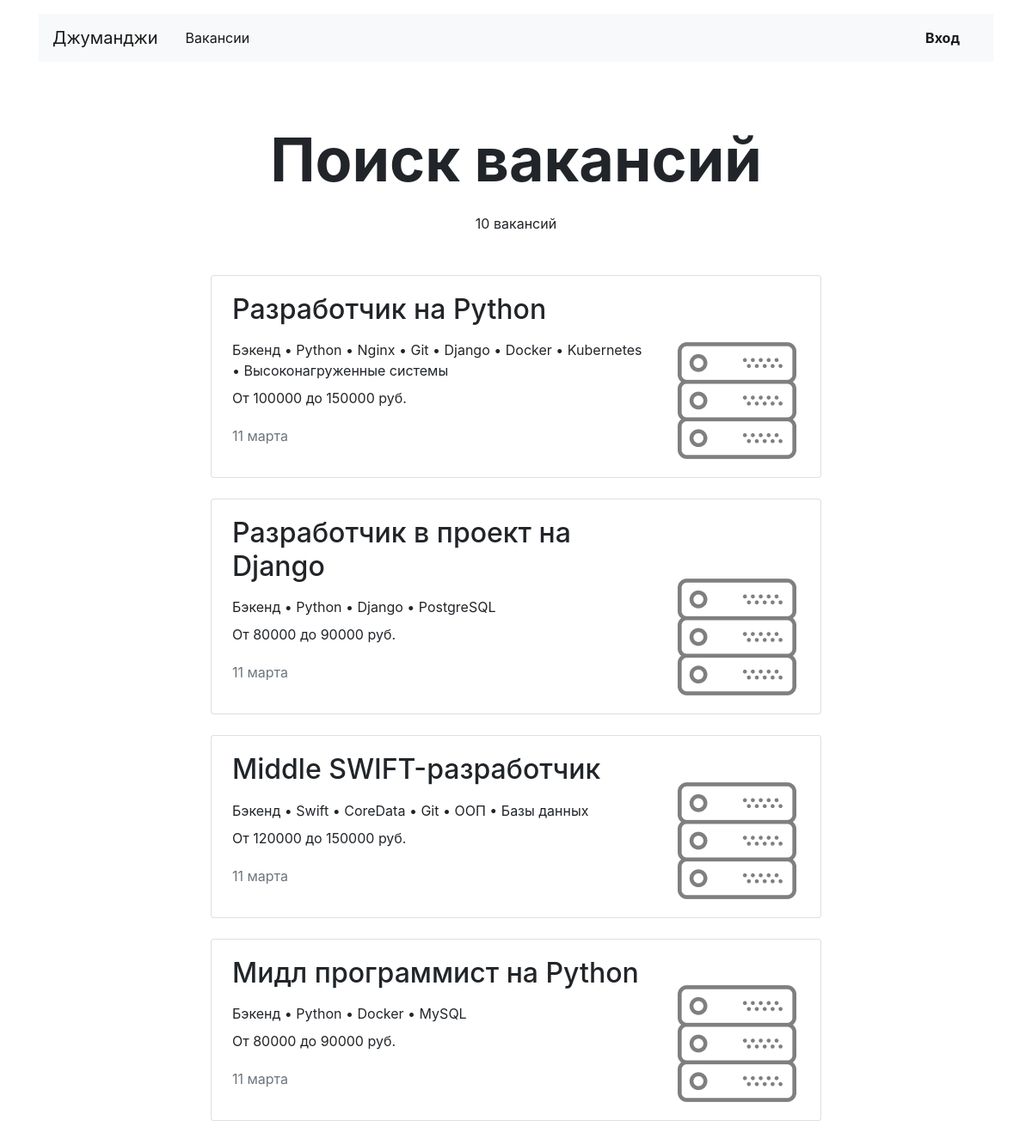
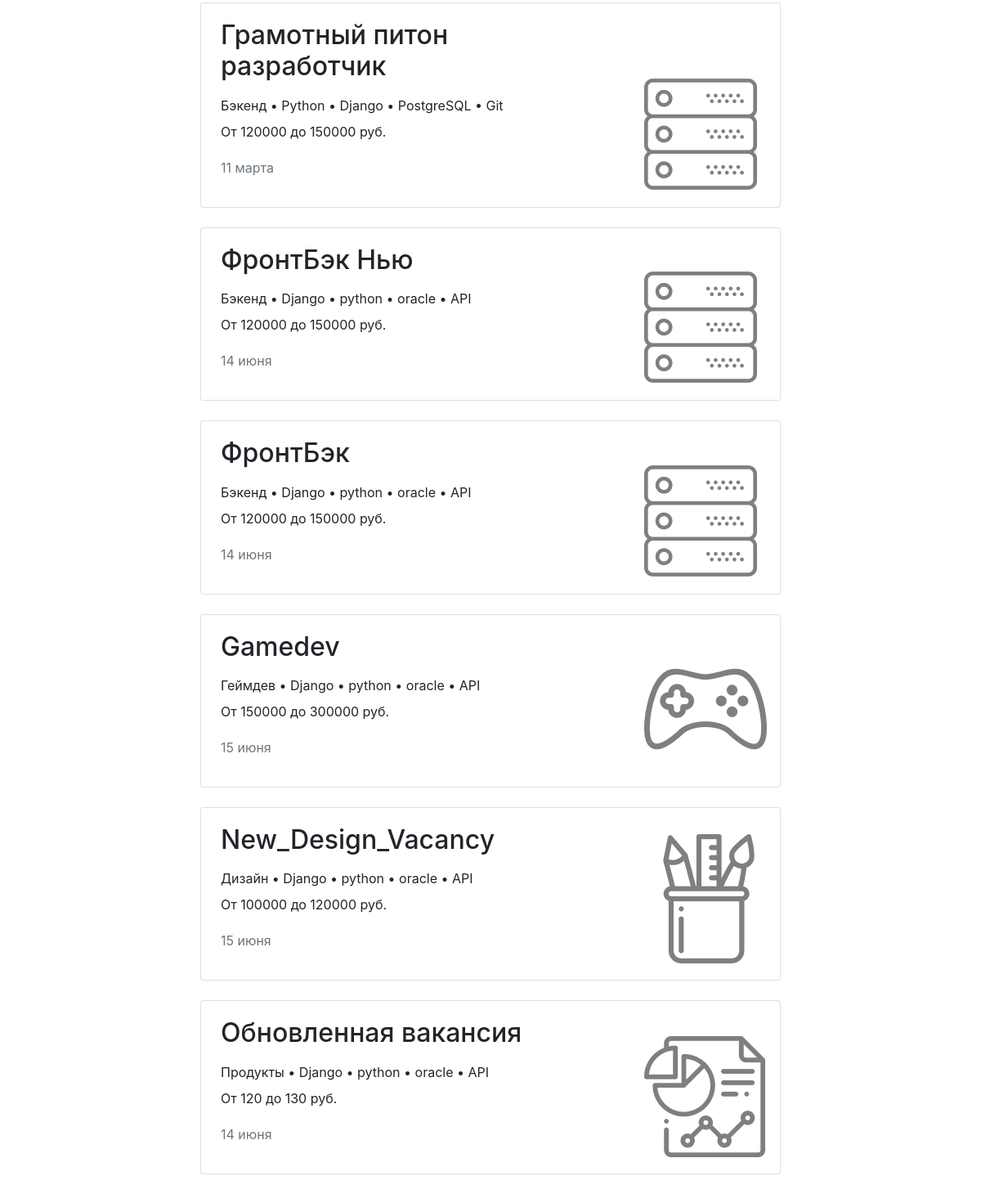
Page /vacancies/ on the committed database (2 pictures, top to bottom).
### job/models.py (models this page shows, shortened)
class Vacancy(models.Model):
    title = models.CharField(max_length=64)
    specialty = models.ForeignKey(Specialty, on_delete=models.CASCADE, related_name='vacancies', null=True)
    company = models.ForeignKey(Company, on_delete=models.CASCADE, related_name='vacancies')
    skills = models.CharField(max_length=64)
    description = models.CharField(max_length=32)
    salary_min = models.IntegerField()
    salary_max = models.IntegerField()
    published_at = models.DateField(max_length=32, null=True)

class Specialty(models.Model):
    code = models.CharField(max_length=32)
    title = models.CharField(max_length=50)
    picture = models.ImageField(upload_to=MEDIA_SPECIALITY_IMAGE_DIR)

### job/views/public.py (the view)
# urls.py: path('vacancies/', VacanciesListView.as_view(), name='all_vacancies'),
class VacanciesListView(View):
    def get(self, request):
        vacancies = Vacancy.objects.all()
        for vacancy in vacancies:
            vacancy.skills = vacancy.skills.split(', ')
        context = {
            'vacancies': vacancies,
            'count': vacancies.count(),
        }
        return render(request, 'job/vacancies.html', context)

### job/templates/job/vacancies.html
{% extends 'job/base.html' %}
{% block content %}
<main class="container mt-3">
  <section>
    <h1 class="h1 text-center mx-auto mt-4 pt-5" style="font-size: 70px;"><strong>Поиск вакансий <p>{{ header.title }}</p></strong></h1>
    <p class="text-center pt-1">{{ count }} вакансий</p>
    <div class="row mt-5">
      <div class="col-12 col-lg-8 offset-lg-2 m-auto">
        {% for vacancy in vacancies %}
        <div class="card mb-4">
          <div class="card-body px-4">
            <div class="row">
              <div class="col-12 col-md-8 col-lg-9">
                <h2 class="h2 pb-2">{{ vacancy.title }}</h2>
                <p class="mb-2">{{ vacancy.specialty.title }} • {{ vacancy.skills|join:" • " }}</p>
                <p>От {{ vacancy.salary_min }} до {{ vacancy.salary_max }} руб.</p>
                <p class="text-muted pt-1">{{ vacancy.published_at|date:"d E" }}</p>
              </div>
              <div class="col-12 col-md-4 col-lg-3 d-flex align-items-end">
                <a href="{% url 'vacancy' vacancy.id %}"><img src="{{ vacancy.specialty.picture.url }}"  alt=""></a>
              </div>
            </div>
          </div>
        </div>
        {% endfor %}
      </div>
    </div>
  </section>
</main>
{% endblock %}

### rows in the picture
Vacancy: title "Разработчик на Python", specialty "Бэкенд", skills "Python • Nginx • Git • Django • Docker • Kubernetes • Высоконагруженные системы", salary_min "100000", salary_max "150000", published_at "11 марта", specialty.picture (picture)
Vacancy: title "Разработчик в проект на Django", specialty "Бэкенд", skills "Python • Django • PostgreSQL", salary_min "80000", salary_max "90000", published_at "11 марта", specialty.picture (picture)
Vacancy: title "Middle SWIFT-разработчик", specialty "Бэкенд", skills "Swift • CoreData • Git • ООП • Базы данных", salary_min "120000", salary_max "150000", published_at "11 марта", specialty.picture (picture)
Vacancy: title "Мидл программист на Python", specialty "Бэкенд", skills "Python • Docker • MySQL", salary_min "80000", salary_max "90000", published_at "11 марта", specialty.picture (picture)
Vacancy: title "Грамотный питон разработчик", specialty "Бэкенд", skills "Python • Django • PostgreSQL • Git", salary_min "120000", salary_max "150000", published_at "11 марта", specialty.picture (picture)
Vacancy: title "ФронтБэк Нью", specialty "Бэкенд", skills "Django • python • oracle • API", salary_min "120000", salary_max "150000", published_at "14 июня", specialty.picture (picture)
Vacancy: title "ФронтБэк", specialty "Бэкенд", skills "Django • python • oracle • API", salary_min "120000", salary_max "150000", published_at "14 июня", specialty.picture (picture)
Vacancy: title "Gamedev", specialty "Геймдев", skills "Django • python • oracle • API", salary_min "150000", salary_max "300000", published_at "15 июня", specialty.picture (picture)
Vacancy: title "New_Design_Vacancy", specialty "Дизайн", skills "Django • python • oracle • API", salary_min "100000", salary_max "120000", published_at "15 июня", specialty.picture (picture)
Vacancy: title "Обновленная вакансия", specialty "Продукты", skills "Django • python • oracle • API", salary_min "120", salary_max "130", published_at "14 июня", specialty.picture (picture)

### other values in the picture
{{ count }} "10"
